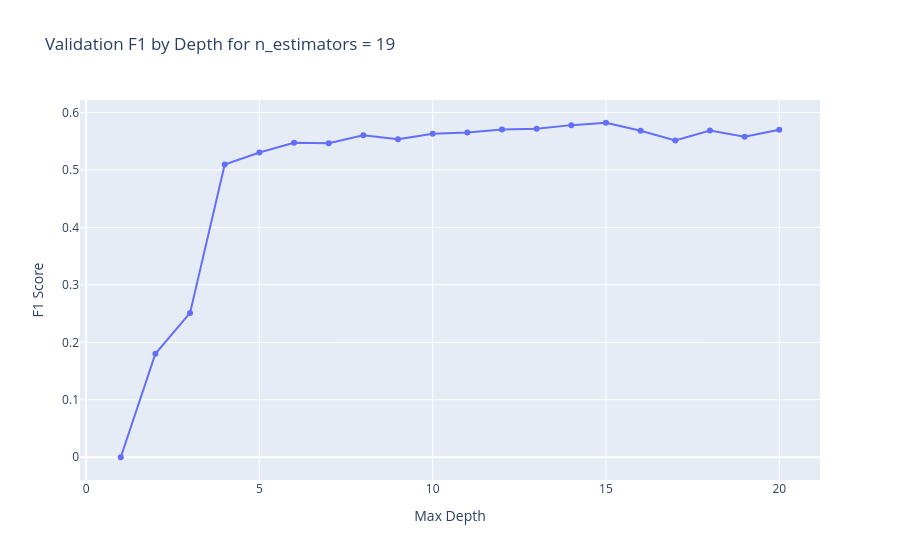

Source (notebook cell):
### Markdown cell above
### 3.2 - RandomForestClassifier

Random Forest model performs better with Label Encoding.

### Code cell
model_rfc, n_estimators, depth, f1_rfc, roc_auc_rfc = rfc_optimizer(
    features_train_le,
    target_train_le,
    features_val_le,
    target_val_le
)


scores_df.loc[len(scores_df)] = [
    'model_rfc', 
    n_estimators, 
    depth, 
    f1_rfc, 
    roc_auc_rfc
]

### Figure 1 — Plotly figure (JSON) as saved in the notebook; plotly's stock layout.template omitted (floating-point values rounded to 4 significant figures)
{"data": [{"hovertemplate": "Max Depth=%{x}<br>F1 Score=%{y}<extra></extra>", "legendgroup": "", "line": {"color": "#636efa", "dash": "solid"}, "marker": {"symbol": "circle"}, "mode": "lines+markers", "name": "", "orientation": "v", "showlegend": false, "type": "scatter", "x": [1.0, 2.0, 3.0, 4.0, 5.0, 6.0, 7.0, 8.0, 9.0, 10.0, 11.0, 12.0, 13.0, 14.0, 15.0, 16.0, 17.0, 18.0, 19.0, 20.0], "xaxis": "x", "y": [0.0, 0.18, 0.2512, 0.5094, 0.5304, 0.5474, 0.5464, 0.5604, 0.5534, 0.563, 0.5651, 0.5705, 0.5714, 0.5779, 0.5821, 0.5681, 0.5512, 0.5686, 0.5578, 0.57], "yaxis": "y"}], "layout": {"legend": {"tracegroupgap": 0}, "title": {"text": "Validation F1 by Depth for n_estimators = 19"}, "xaxis": {"anchor": "y", "domain": [0, 1], "title": {"text": "Max Depth"}}, "yaxis": {"anchor": "x", "domain": [0, 1], "title": {"text": "F1 Score"}}}}
